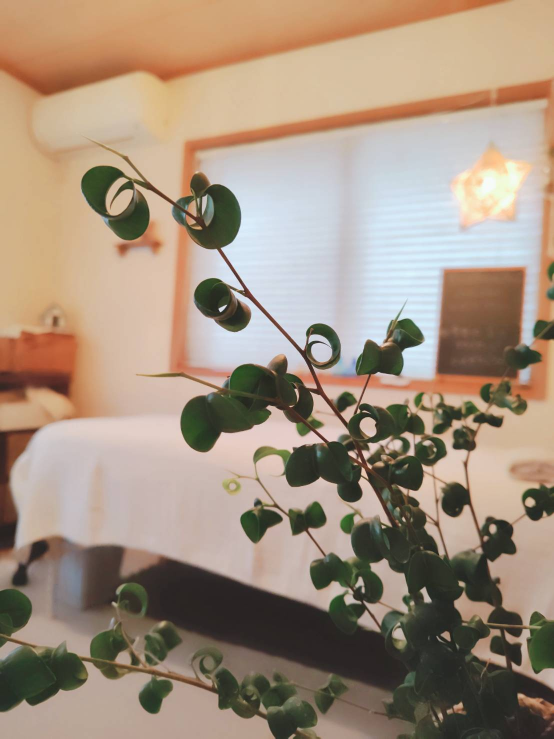
#> input picture 自己紹介HP/アロマサロン琥珀/images/65161.jpg, 1108 x 1477 px (shown at 1/2 size)
$ python prepare_photos.py
#> lines starting #> are read from the running program, lines starting #| are printed output that depends on the picture
"""images/65161〜65167・65170.jpg(店主が撮影した元写真)から、掲載用の画像を作る。要Pillow。
元写真は消さずに残し、salon-*.jpg を別名で書き出す。
使い方: python tools/prepare_photos.py
"""
from pathlib import Path
from PIL import Image, ImageOps

IMG = Path(__file__).resolve().parent.parent / "images"

# (元ファイル, 出力名, 切り抜き(left, top, right, bottom) または None, 最大の長辺)
JOBS = [
    ("65161.jpg", "salon-hero.jpg", None, 1100),                 # 枝越しの施術室(ヒーロー)
    ("65163.jpg", "salon-curtain.jpg", None, 900),               # カーテン越しの施術室
    ("65162.jpg", "salon-clock.jpg", None, 900),                 # 古時計とドライフラワー
    ("65167.jpg", "salon-houses.jpg", None, 1000),               # 置物とリース
    ("65166.jpg", "salon-exterior.jpg", None, 1100),             # 外観
    ("65165.jpg", "salon-herbs-hands.jpg", None, 900),           # 手のひらのハーブ
    ("65170.jpg", "salon-herb-plate.jpg", (0, 0, 1100, 960), 900),  # ハーブとバラの花びら(明るい左側)
]

for src, out, box, longest in JOBS:
    im = ImageOps.exif_transpose(Image.open(IMG / src)).convert("RGB")
#> im is the input picture: PIL image 1108x1477 RGB; mean R, G, B 163.1, 144.5, 126.5
    if box:
        im = im.crop(box)
    im.thumbnail((longest, longest), Image.LANCZOS)
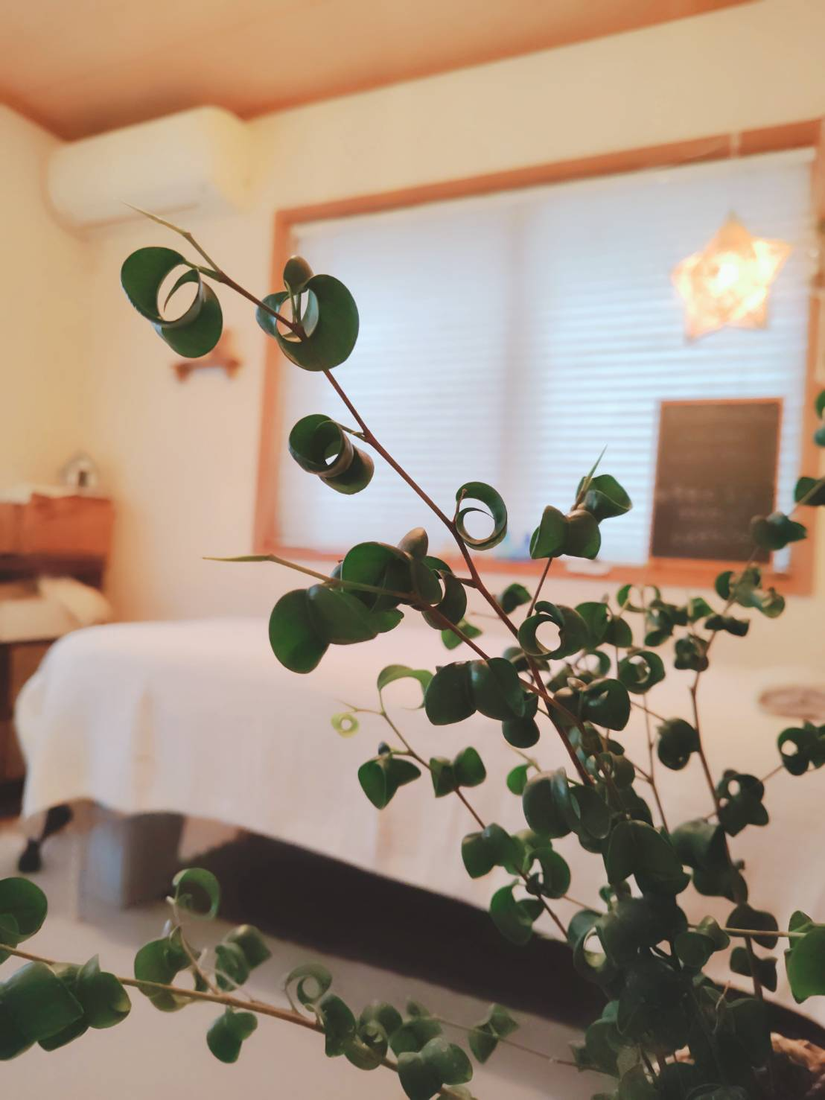
#> im: PIL image 825x1100 RGB; mean R, G, B 163.1, 144.5, 126.5
    im.save(IMG / out, "JPEG", quality=82, optimize=True, progressive=True)
    print(f"{out}: {im.size[0]}x{im.size[1]}")
#| salon-hero.jpg: 825x1100
#> pass 2 of the loop `for src, out, box, longest in JOBS:`:
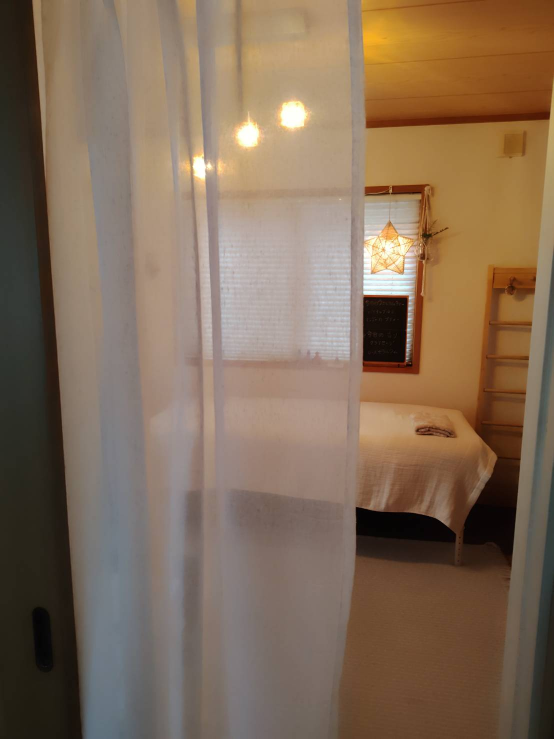
#> input picture 自己紹介HP/アロマサロン琥珀/images/65163.jpg, 1108 x 1477 px (shown at 1/2 size)
#> im is the input picture: PIL image 1108x1477 RGB; mean R, G, B 130.2, 108.3, 87.8
#> `im.thumbnail((longest, longest), Image.LANCZOS)`:
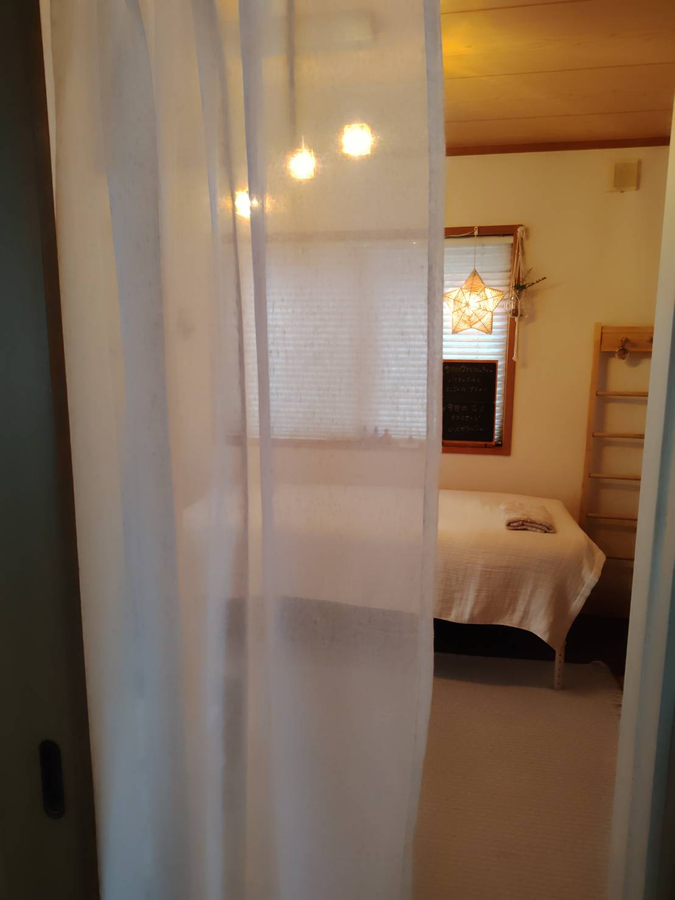
#> im: PIL image 675x900 RGB; mean R, G, B 130.2, 108.3, 87.8
#| salon-curtain.jpg: 675x900
#> pass 3 of the loop `for src, out, box, longest in JOBS:`:
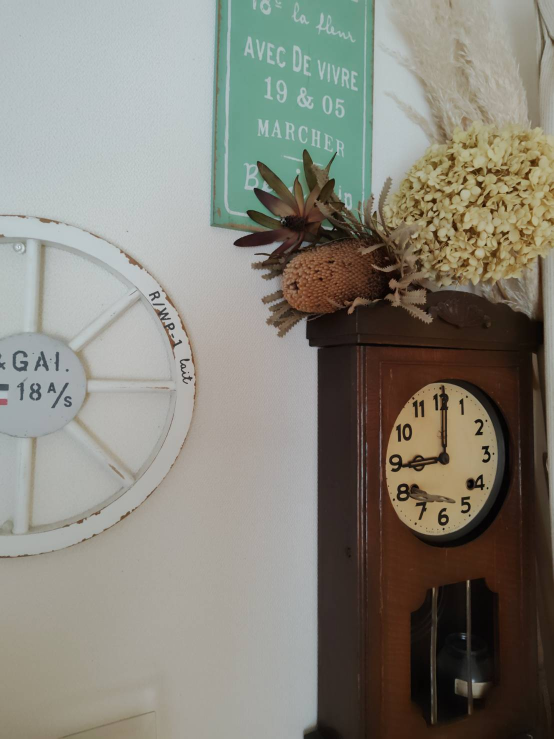
#> input picture 自己紹介HP/アロマサロン琥珀/images/65162.jpg, 1108 x 1477 px (shown at 1/2 size)
#> im is the input picture: PIL image 1108x1477 RGB; mean R, G, B 134.3, 132.1, 122
#> `im.thumbnail((longest, longest), Image.LANCZOS)`:
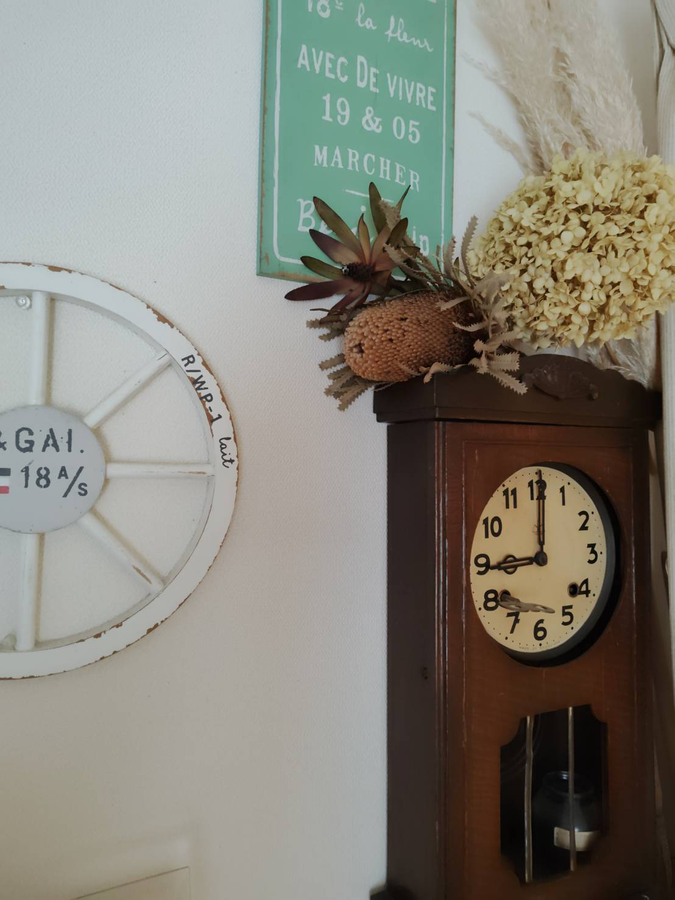
#> im: PIL image 675x900 RGB; mean R, G, B 134.3, 132.1, 122
#| salon-clock.jpg: 675x900
#> (the run stopped early here; a loop or call above may not have finished)
